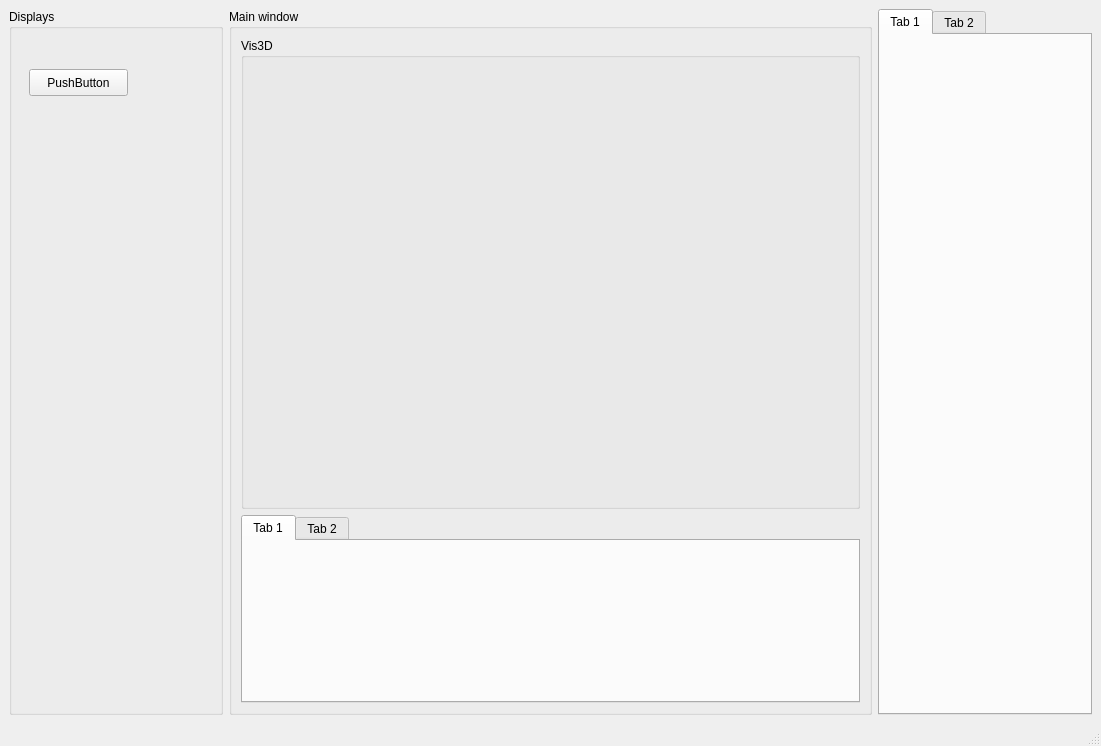
<?xml version="1.0" encoding="UTF-8"?>
<ui version="4.0">
 <class>MainWindow</class>
 <widget class="QMainWindow" name="MainWindow">
  <property name="geometry">
   <rect>
    <x>0</x>
    <y>0</y>
    <width>1101</width>
    <height>746</height>
   </rect>
  </property>
  <property name="windowTitle">
   <string>MainWindow</string>
  </property>
  <widget class="QWidget" name="centralwidget">
   <layout class="QHBoxLayout" name="horizontalLayout" stretch="1,3,1">
    <item>
     <widget class="QGroupBox" name="groupbox_displays">
      <property name="title">
       <string>Displays</string>
      </property>
      <widget class="QPushButton" name="pushButton">
       <property name="geometry">
        <rect>
         <x>20</x>
         <y>60</y>
         <width>99</width>
         <height>27</height>
        </rect>
       </property>
       <property name="text">
        <string>PushButton</string>
       </property>
      </widget>
     </widget>
    </item>
    <item>
     <widget class="QGroupBox" name="groupbox_mainwindow">
      <property name="title">
       <string>Main window</string>
      </property>
      <layout class="QVBoxLayout" name="verticalLayout_3" stretch="5,2">
       <item>
        <widget class="QGroupBox" name="groupbox_vis3d">
         <property name="title">
          <string>Vis3D</string>
         </property>
         <layout class="QHBoxLayout" name="horizontalLayout_2"/>
        </widget>
       </item>
       <item>
        <widget class="QTabWidget" name="tabwidget_main">
         <widget class="QWidget" name="tab_3">
          <attribute name="title">
           <string>Tab 1</string>
          </attribute>
         </widget>
         <widget class="QWidget" name="tab_4">
          <attribute name="title">
           <string>Tab 2</string>
          </attribute>
         </widget>
        </widget>
       </item>
      </layout>
     </widget>
    </item>
    <item>
     <widget class="QTabWidget" name="tabwidget_setting">
      <property name="currentIndex">
       <number>0</number>
      </property>
      <widget class="QWidget" name="tab">
       <attribute name="title">
        <string>Tab 1</string>
       </attribute>
      </widget>
      <widget class="QWidget" name="tab_2">
       <attribute name="title">
        <string>Tab 2</string>
       </attribute>
      </widget>
     </widget>
    </item>
   </layout>
  </widget>
  <widget class="QMenuBar" name="menubar">
   <property name="geometry">
    <rect>
     <x>0</x>
     <y>0</y>
     <width>1101</width>
     <height>31</height>
    </rect>
   </property>
  </widget>
  <widget class="QStatusBar" name="statusbar"/>
 </widget>
 <resources/>
 <connections/>
</ui>
